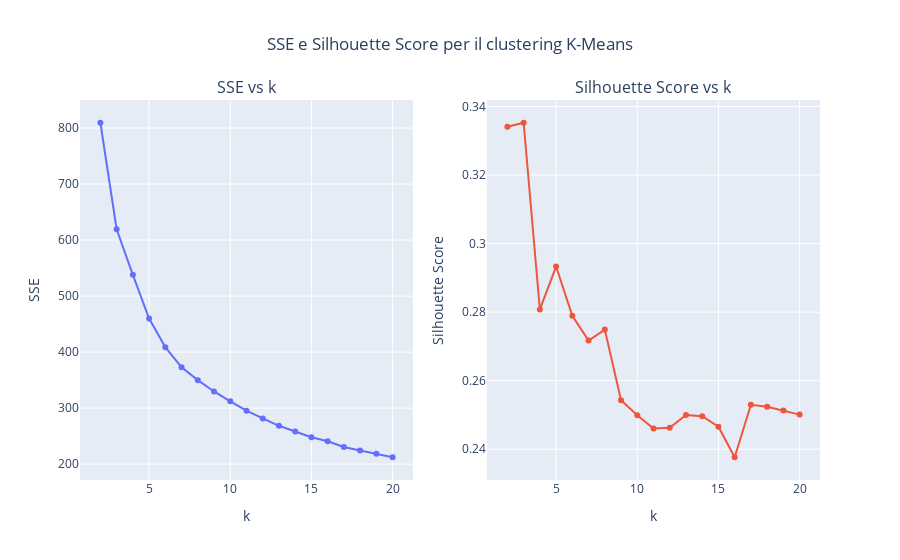

Notebook cell for this chart:
### Code cell
# Crea la figura con due sottotrame (subplots)
fig = make_subplots(rows=1, cols=2, subplot_titles=("SSE vs k", "Silhouette Score vs k"))

# Grafico SSE vs k
fig.add_trace(
    go.Scatter(x = [x + 2 for x in range(len(sse_list))], y=sse_list, mode='lines+markers', name="SSE"),
    row=1, col=1
)
fig.update_xaxes(title_text="k", row=1, col=1)
fig.update_yaxes(title_text="SSE", row=1, col=1)

# Grafico Silhouette Score vs k
fig.add_trace(
    go.Scatter(x = [x + 2 for x in range(len(sil_list))], y=sil_list, mode='lines+markers', name="Silhouette"),
    row=1, col=2
)
fig.update_xaxes(title_text="k", row=1, col=2)
fig.update_yaxes(title_text="Silhouette Score", row=1, col=2)

# Layout generale della figura
fig.update_layout(title_text="SSE e Silhouette Score per il clustering K-Means",
                  showlegend=False, title_x=0.5)

# Mostra il grafico
fig.show()

# Mostra il valore dell'SSE per k=6
# print(sse_list[4]) # Corrisponde a k = 6, dato che la lista parte da 0

### Figure 1 — Plotly figure (JSON) as saved in the notebook; plotly's stock layout.template omitted (floating-point values rounded to 4 significant figures)
{"data": [{"mode": "lines+markers", "name": "SSE", "type": "scatter", "x": [2, 3, 4, 5, 6, 7, 8, 9, 10, 11, 12, 13, 14, 15, 16, 17, 18, 19, 20], "xaxis": "x", "y": [809.5, 619.4, 537.9, 459.9, 408.6, 372.8, 349.9, 329.7, 312.2, 295.3, 281.5, 268.4, 258.1, 248.0, 240.7, 230.6, 224.3, 218.5, 212.2], "yaxis": "y"}, {"mode": "lines+markers", "name": "Silhouette", "type": "scatter", "x": [2, 3, 4, 5, 6, 7, 8, 9, 10, 11, 12, 13, 14, 15, 16, 17, 18, 19, 20], "xaxis": "x2", "y": [0.3341, 0.3353, 0.2808, 0.2933, 0.2789, 0.2717, 0.2749, 0.2543, 0.2499, 0.246, 0.2462, 0.25, 0.2496, 0.2466, 0.2376, 0.253, 0.2524, 0.2513, 0.2501], "yaxis": "y2"}], "layout": {"annotations": [{"font": {"size": 16}, "showarrow": false, "text": "SSE vs k", "x": 0.225, "xanchor": "center", "xref": "paper", "y": 1, "yanchor": "bottom", "yref": "paper"}, {"font": {"size": 16}, "showarrow": false, "text": "Silhouette Score vs k", "x": 0.775, "xanchor": "center", "xref": "paper", "y": 1, "yanchor": "bottom", "yref": "paper"}], "showlegend": false, "title": {"text": "SSE e Silhouette Score per il clustering K-Means", "x": 0.5}, "xaxis": {"anchor": "y", "domain": [0, 0.45], "title": {"text": "k"}}, "xaxis2": {"anchor": "y2", "domain": [0.55, 1], "title": {"text": "k"}}, "yaxis": {"anchor": "x", "domain": [0, 1], "title": {"text": "SSE"}}, "yaxis2": {"anchor": "x2", "domain": [0, 1], "title": {"text": "Silhouette Score"}}}}
